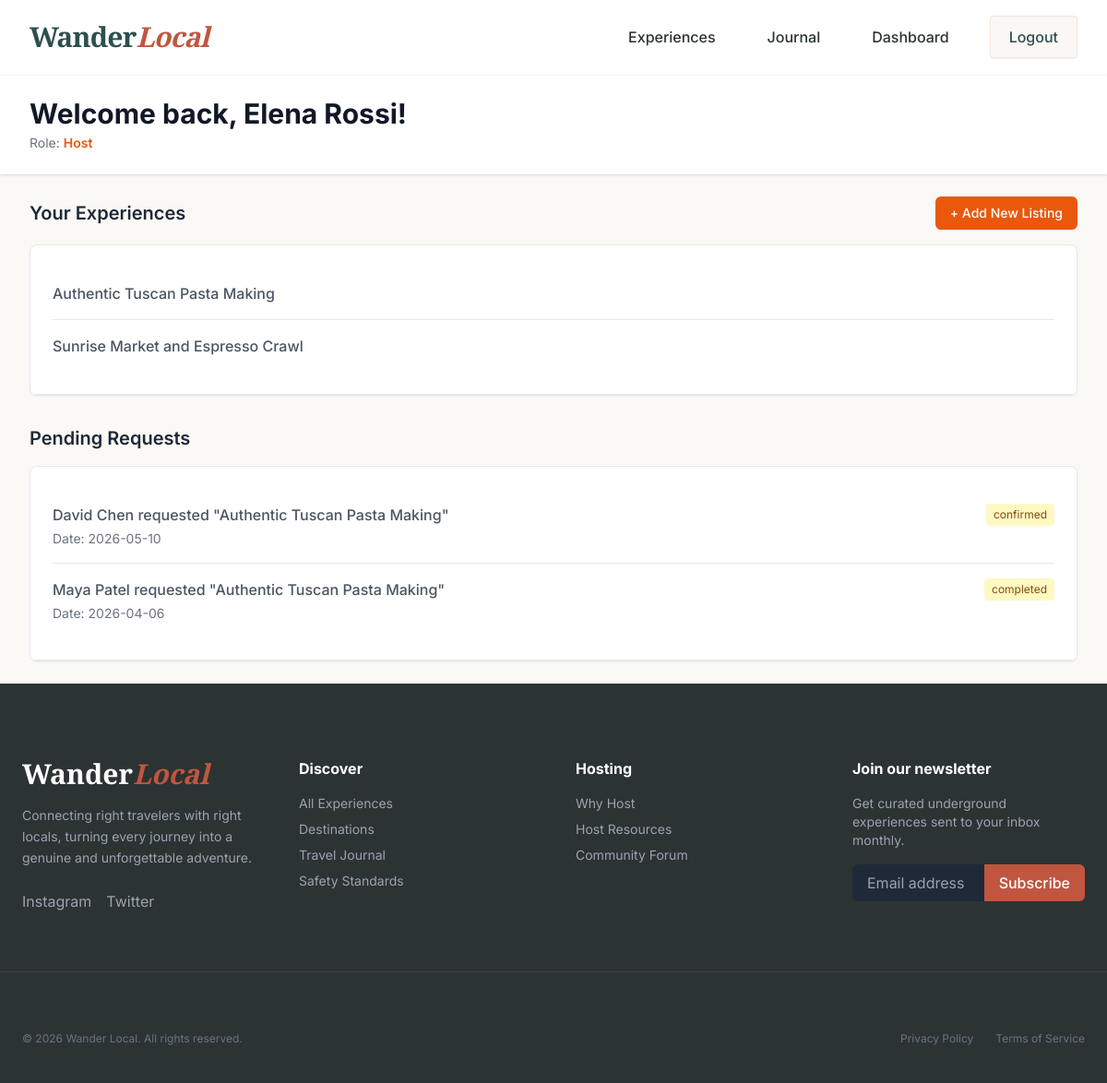
The page /dashboard (signed in) on the database as committed earlier.
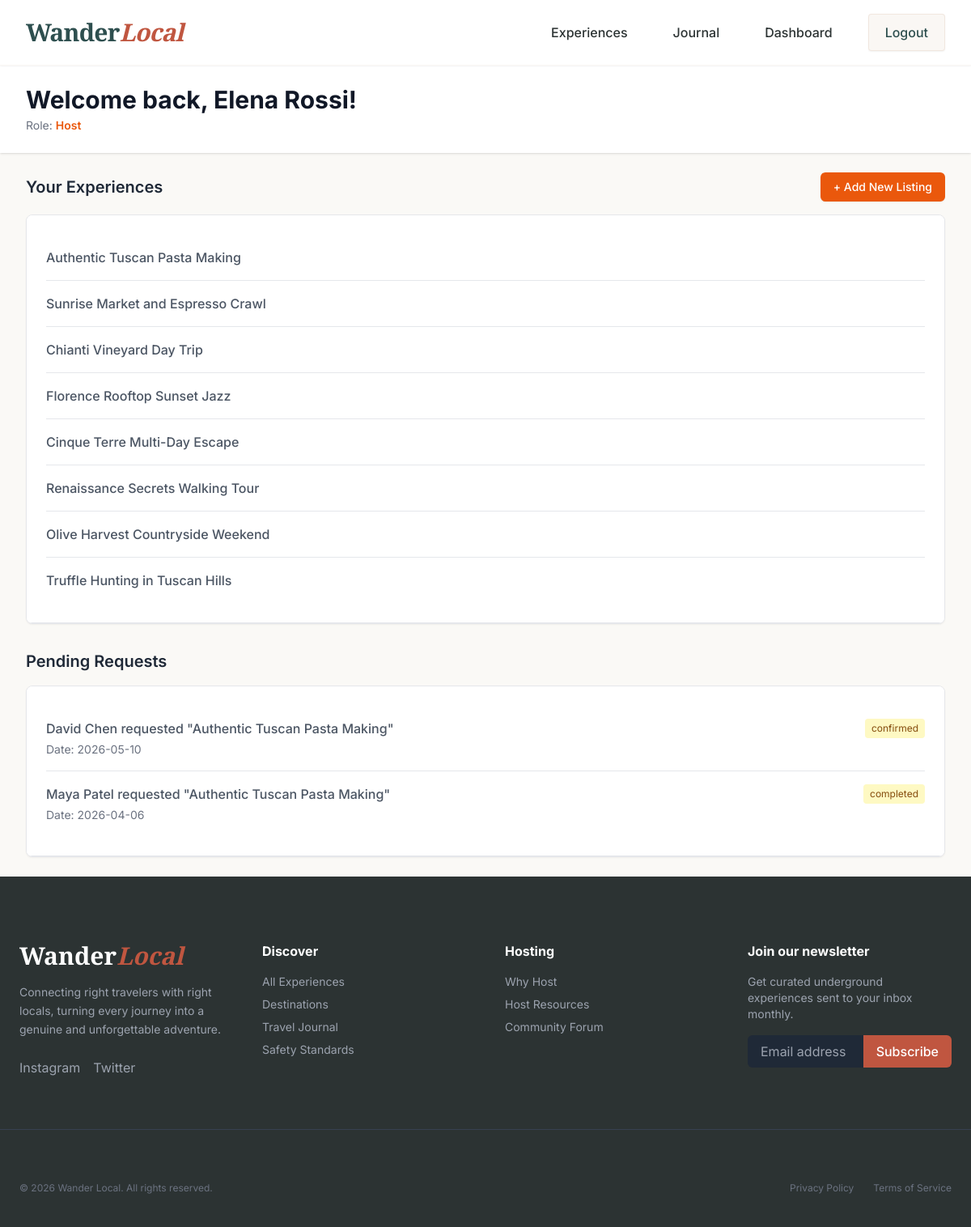
The same page on the database as committed later.
### tables this page shows
CREATE TABLE `experiences` (
  `id` INT AUTO_INCREMENT PRIMARY KEY,
  `host_id` INT NOT NULL,
  `title` VARCHAR(200) NOT NULL,
  `slug` VARCHAR(200) DEFAULT NULL UNIQUE,
  `description` TEXT NOT NULL,
  `category` VARCHAR(100) NOT NULL,
  `price` DECIMAL(10,2) NOT NULL,
  `duration` VARCHAR(100) NOT NULL,
  `duration_hours` DECIMAL(5,2) DEFAULT NULL,
  `max_guests` INT DEFAULT 10,
  `languages` VARCHAR(255) DEFAULT 'English',
  `city` VARCHAR(100) DEFAULT NULL,
  `location` VARCHAR(100) NOT NULL,
  `country` VARCHAR(100) DEFAULT 'Unknown',
  `meeting_point` VARCHAR(255) DEFAULT '',
  `image_url` VARCHAR(255) DEFAULT NULL,
  `cover_image` VARCHAR(255) DEFAULT NULL,
  `status` ENUM('draft', 'active', 'paused') NOT NULL DEFAULT 'draft',
  `avg_rating` DECIMAL(3,2) DEFAULT 0.00,
  `total_bookings` INT DEFAULT 0,
  `created_at` DATETIME DEFAULT CURRENT_TIMESTAMP,
  FOREIGN KEY (`host_id`) REFERENCES `users`(`id`) ON DELETE CASCADE
);

CREATE TABLE `bookings` (
  `id` INT AUTO_INCREMENT PRIMARY KEY,
  `experience_id` INT NOT NULL,
  `traveler_id` INT NOT NULL,
  `booking_date` DATE NOT NULL,
  `guest_count` INT NOT NULL,
  `total_price` DECIMAL(10,2) NOT NULL,
  `status` ENUM('pending', 'confirmed', 'cancelled', 'completed') DEFAULT 'pending',
  `special_requests` TEXT DEFAULT NULL,
  `booking_ref` VARCHAR(50) NOT NULL UNIQUE,
  `created_at` DATETIME DEFAULT CURRENT_TIMESTAMP,
  FOREIGN KEY (`experience_id`) REFERENCES `experiences`(`id`) ON DELETE CASCADE,
  FOREIGN KEY (`traveler_id`) REFERENCES `users`(`id`) ON DELETE CASCADE
);

CREATE TABLE `users` (
  `id` INT AUTO_INCREMENT PRIMARY KEY,
  `name` VARCHAR(100) NOT NULL,
  `email` VARCHAR(100) NOT NULL UNIQUE,
  `password_hash` VARCHAR(255) NOT NULL,
  `role` ENUM('traveler', 'host') NOT NULL DEFAULT 'traveler',
  `avatar` VARCHAR(255) DEFAULT NULL,
  `bio` TEXT DEFAULT NULL,
  `nationality` VARCHAR(100) DEFAULT NULL,
  `languages` VARCHAR(255) DEFAULT NULL,
  `created_at` DATETIME DEFAULT CURRENT_TIMESTAMP,
  `is_verified` BOOLEAN DEFAULT 0,
  `is_active` BOOLEAN DEFAULT 1
);

### app/controllers/DashboardController.php (called while the page is built, shortened)
<?php
class DashboardController extends Controller {
    public function index() {
        $db = new Database();
        $stats = [];
        if($_SESSION['user_role'] == 'host') {
            $db->query("SELECT * FROM experiences WHERE host_id = :id");
            $db->bind(':id', $_SESSION['user_id']);
            $stats['experiences'] = $db->resultSet();
            $db->query("SELECT b.*, e.title as experience_title, u.name as traveler_name FROM bookings b JOIN experiences e ON b.experience_id = e.id JOIN users u ON b.traveler_id = u.id WHERE e.host_id = :id ORDER BY b.created_at DESC");
            $db->bind(':id', $_SESSION['user_id']);
            $stats['bookings'] = $db->resultSet();
        }
        $data = [
            'name' => $_SESSION['user_name'],
            'role' => $_SESSION['user_role'],
            'stats' => $stats
        ];
        $this->view('dashboard/index', $data);
    }
}

### app/core/App.php (called while the page is built, shortened)
<?php
class App {
    protected $method = 'index';
    public function __construct() {
        $url = $this->parseUrl();
        if(isset($url[0]) && file_exists('../app/controllers/' . ucfirst($url[0]) . 'Controller.php')) {
            $this->controller = ucfirst($url[0]) . 'Controller';
            unset($url[0]);
        }
        $this->controller = new $this->controller;
        $this->params = $url ? array_values($url) : [];
        call_user_func_array([$this->controller, $this->method], $this->params);
    }
    public function parseUrl() {
        if(isset($_GET['url'])) {
            return explode('/', filter_var(rtrim($_GET['url'], '/'), FILTER_SANITIZE_URL));
        }
        return [];
    }
}

### public/index.php (called while the page is built, shortened)
<?php
require_once '../app/core/Database.php';
require_once '../app/core/Controller.php';
require_once '../app/core/App.php';
$app = new App();

### app/core/Database.php (called while the page is built, shortened)
<?php
class Database {
    private $host = DB_HOST;
    private $user = DB_USER;
    private $pass = DB_PASS;
    private $dbname = DB_NAME;
    private $dbh;
    private $stmt;
    public function __construct() {
        $dsn = 'mysql:host=' . $this->host . ';dbname=' . $this->dbname;
        $options = array(
            PDO::ATTR_PERSISTENT => true,
            PDO::ATTR_ERRMODE => PDO::ERRMODE_EXCEPTION
        );
        try {
            $this->dbh = new PDO($dsn, $this->user, $this->pass, $options);
        } catch(PDOException $e) {
            $this->error = $e->getMessage();
            Logger::error('Database connection failed in app/core/Database.php', ['exception' => $this->error]);
            if (defined('APP_ENV') && APP_ENV === 'development') {
                die('Database connection failed: ' . $this->error);
            }
            die('Service temporarily unavailable.');
        }
    }
    public function query($sql) {
        $this->stmt = $this->dbh->prepare($sql);
    }
    public function bind($param, $value, $type = null) {
        if (is_null($type)) {
            switch (true) {
                case is_int($value):
                    $type = PDO::PARAM_INT;
                    break;
            }
        }
        $this->stmt->bindValue($param, $value, $type);
    }
    public function execute() {
        return $this->stmt->execute();
    }
    public function resultSet() {
        $this->execute();
        return $this->stmt->fetchAll(PDO::FETCH_OBJ);
    }
}

### app/views/dashboard/index.php (the view, shortened to what this page needs)
<?php require_once '../app/views/components/header.php'; ?>
<header class="bg-white shadow">
    <div class="max-w-7xl mx-auto py-6 px-4 sm:px-6 lg:px-8">
        <h1 class="text-3xl font-bold text-gray-900">
            Welcome back, <?= htmlspecialchars($data['name']) ?>!
        </h1>
        <p class="text-sm text-gray-500 mt-1 capitalize h-auto">Role: <span class="font-semibold text-orange-600"><?= $data['role'] ?></span></p>
    </div>
</header>
<main>
    <div class="max-w-7xl mx-auto py-6 sm:px-6 lg:px-8">
        <?php if ($data['role'] == 'host'): ?>
            <div class="flex items-center justify-between mb-4">
                <h2 class="text-xl font-semibold text-gray-800">Your Experiences</h2>
                <a href="<?= URLROOT ?>/experiences/create" class="bg-orange-600 hover:bg-orange-700 text-white font-medium py-2 px-4 rounded-md transition shadow-sm text-sm">
                    + Add New Listing
                </a>
            </div>
            <div class="bg-white overflow-hidden shadow-sm sm:rounded-lg border border-gray-200">
                <div class="p-6 bg-white border-b border-gray-200 text-gray-600">
                    <?php if (empty($data['stats']['experiences'])): ?>
                        You have no active experiences. Start hosting by adding a listing!
                    <?php else: ?>
                        <ul class="divide-y divide-gray-200">
                            <?php foreach ($data['stats']['experiences'] as $exp): ?>
                                <li class="py-4 font-medium"><?= htmlspecialchars($exp->title) ?></li>
                            <?php endforeach; ?>
                        </ul>
                    <?php endif; ?>
                </div>
            </div>
            <h2 class="text-xl font-semibold text-gray-800 mt-8 mb-4">Pending Requests</h2>
            <div class="bg-white overflow-hidden shadow-sm sm:rounded-lg border border-gray-200">
                <div class="p-6 bg-white border-b border-gray-200 text-gray-600">
                    <?php if (empty($data['stats']['bookings'])): ?>
                        No booking requests yet.
                    <?php else: ?>
                        <ul class="divide-y divide-gray-200">
                            <?php foreach ($data['stats']['bookings'] as $booking): ?>
                                <li class="py-4">
                                    <div class="flex justify-between">
                                        <span class="font-medium"><?= htmlspecialchars($booking->traveler_name) ?> requested "<?= htmlspecialchars($booking->experience_title) ?>"</span>
                                        <span class="bg-yellow-100 text-yellow-800 text-xs px-2 py-1 rounded"><?= htmlspecialchars($booking->status) ?></span>
                                    </div>
                                    <p class="text-sm mt-1 text-gray-500">Date: <?= htmlspecialchars($booking->booking_date) ?></p>
                                </li>
                            <?php endforeach; ?>
                        </ul>
                    <?php endif; ?>
                </div>
            </div>
        <?php endif; ?>
    </div>
</main>
<?php require_once '../app/views/components/footer.php'; ?>

### app/core/Controller.php (shortened to what this page needs)
<?php
class Controller {
    public function view($viewName, $data = []) {
        if (file_exists('../app/views/' . $viewName . '.php')) {
            require_once '../app/views/' . $viewName . '.php';
        } else {
            die("View ($viewName) does not exist.");
        }
    }
}

### app/views/components/header.php (shortened to what this page needs)
<!DOCTYPE html>
<html lang="en">
<head>
    <script src="https://cdn.tailwindcss.com"></script>
</head>
<body class="bg-bgwarm text-textdark flex flex-col min-h-screen selection:bg-primary selection:text-white">
    <header class="bg-white shadow-sm border-b border-accent/20 sticky top-0 z-50">
        <div class="max-w-7xl mx-auto px-4 sm:px-6 lg:px-8">
            <div class="flex justify-between items-center h-20">
                <div class="flex-shrink-0">
                    <a href="<?= URLROOT ?>" class="text-3xl font-bold font-serif tracking-tight text-secondary">
                        Wander<span class="text-primary italic">Local</span>
                    </a>
                </div>
                <nav class="hidden md:flex space-x-8 items-center">
                    <a href="<?= URLROOT ?>/experiences" class="text-textdark hover:text-primary px-3 py-2 rounded-md font-medium transition">Experiences</a>
                    <a href="<?= URLROOT ?>/blog" class="text-textdark hover:text-primary px-3 py-2 rounded-md font-medium transition">Journal</a>
                    <?php if(isset($_SESSION['user_id'])): ?>
                        <a href="<?= URLROOT ?>/dashboard" class="text-textdark hover:text-primary px-3 py-2 rounded-md font-medium transition">Dashboard</a>
                        <a href="<?= URLROOT ?>/auth/logout" class="bg-accent/20 text-secondary hover:bg-accent/40 border border-accent/50 px-5 py-2.5 rounded hover:-translate-y-0.5 transition shadow-sm font-medium">Logout</a>
                    <?php endif; ?>
                </nav>
            </div>
        </div>
    </header>
    <main class="flex-grow">

### app/views/components/footer.php
    </main>
    <footer class="bg-textdark text-white pt-20 pb-10">
        <div class="max-w-7xl mx-auto px-6 grid grid-cols-1 md:grid-cols-4 gap-12 mb-16 border-b border-gray-700 pb-16">
            <div class="col-span-1 md:col-span-1">
                <div class="text-3xl font-bold mb-4 font-serif text-white">Wander<span class="text-primary italic">Local</span></div>
                <p class="text-gray-400 text-sm leading-relaxed mb-6">Connecting right travelers with right locals, turning every journey into a genuine and unforgettable adventure.</p>
                <div class="flex gap-4 text-gray-400">
                    <span class="cursor-pointer hover:text-white transition">Instagram</span>
                    <span class="cursor-pointer hover:text-white transition">Twitter</span>
                </div>
            </div>
            <div>
                <h4 class="font-bold mb-4">Discover</h4>
                <ul class="space-y-2 text-gray-400 text-sm">
                    <li><a href="<?= URLROOT ?>/experiences" class="hover:text-white transition">All Experiences</a></li>
                    <li><a href="#" class="hover:text-white transition">Destinations</a></li>
                    <li><a href="<?= URLROOT ?>/blog" class="hover:text-white transition">Travel Journal</a></li>
                    <li><a href="#" class="hover:text-white transition">Safety Standards</a></li>
                </ul>
            </div>
            <div>
                <h4 class="font-bold mb-4">Hosting</h4>
                <ul class="space-y-2 text-gray-400 text-sm">
                    <li><a href="#" class="hover:text-white transition">Why Host</a></li>
                    <li><a href="#" class="hover:text-white transition">Host Resources</a></li>
                    <li><a href="#" class="hover:text-white transition">Community Forum</a></li>
                </ul>
            </div>
            <div>
                <h4 class="font-bold mb-4">Join our newsletter</h4>
                <p class="text-gray-400 text-sm mb-4">Get curated underground experiences sent to your inbox monthly.</p>
                <form class="flex" action="#" method="POST" onsubmit="event.preventDefault();">
                    <input type="email" placeholder="Email address" class="bg-gray-800 text-white px-4 py-2 w-full rounded-l-md outline-none focus:ring-1 focus:ring-primary">
                    <button type="submit" class="bg-primary px-4 py-2 rounded-r-md font-medium hover:bg-primaryHover transition">
                        Subscribe
                    </button>
                </form>
            </div>
        </div>
        <div class="max-w-7xl mx-auto px-6 flex flex-col md:flex-row justify-between items-center text-xs text-gray-500">
            <p>&copy; <?= date('Y') ?> Wander Local. All rights reserved.</p>
            <div class="flex gap-6 mt-4 md:mt-0">
                <a href="#" class="hover:text-white transition">Privacy Policy</a>
                <a href="#" class="hover:text-white transition">Terms of Service</a>
            </div>
        </div>
    </footer>
</body>
</html>

### app/views/components/header.php (style rules this page uses)
body { font-family: 'Inter', sans-serif; }

Rows that differ between the two databases and show on the page:
added experiences: title "Chianti Vineyard Day Trip"
added experiences: title "Florence Rooftop Sunset Jazz"
added experiences: title "Cinque Terre Multi-Day Escape"
added experiences: title "Renaissance Secrets Walking Tour"
added experiences: title "Olive Harvest Countryside Weekend"
added experiences: title "Truffle Hunting in Tuscan Hills"
